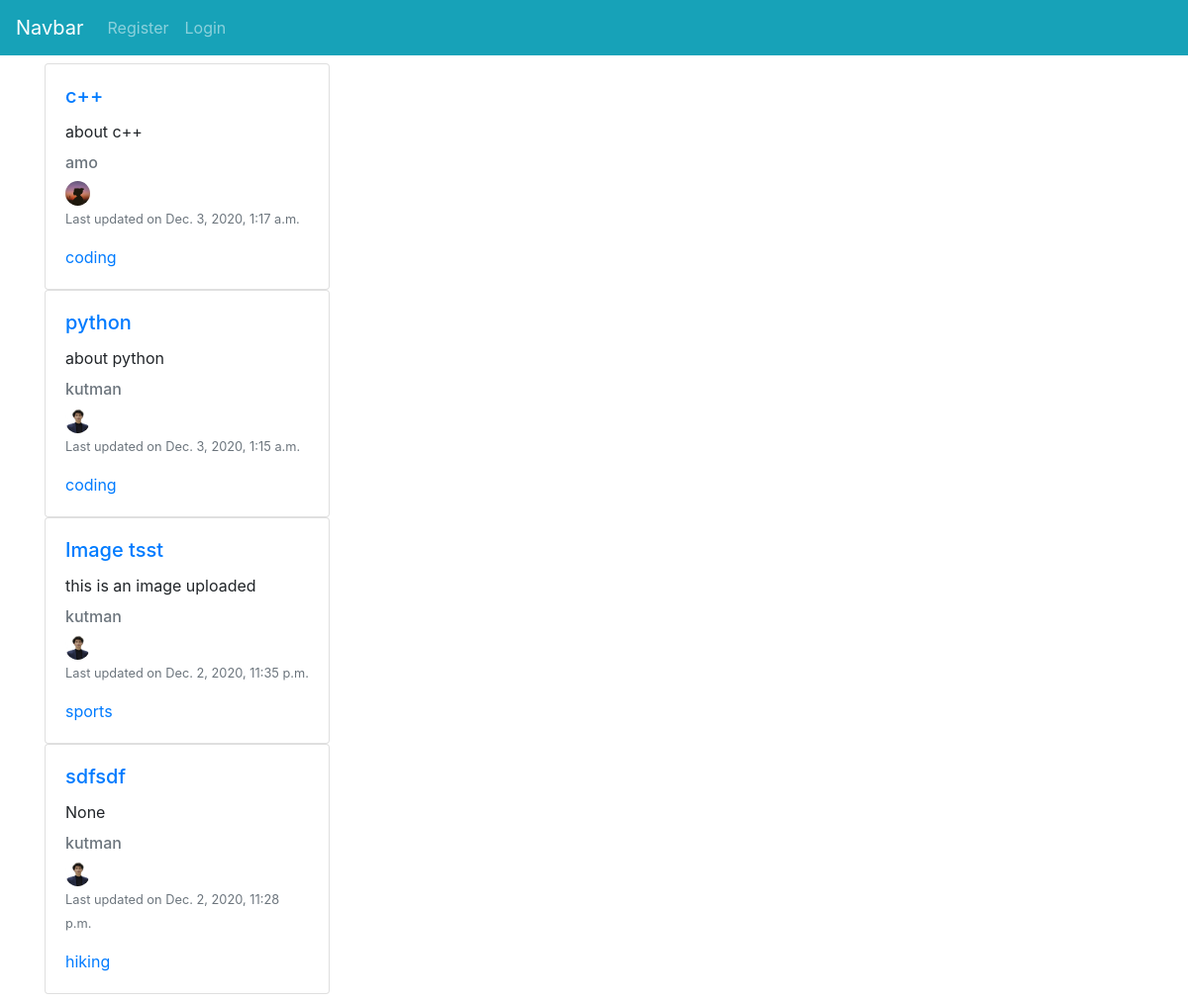
Before: / with the older database file.
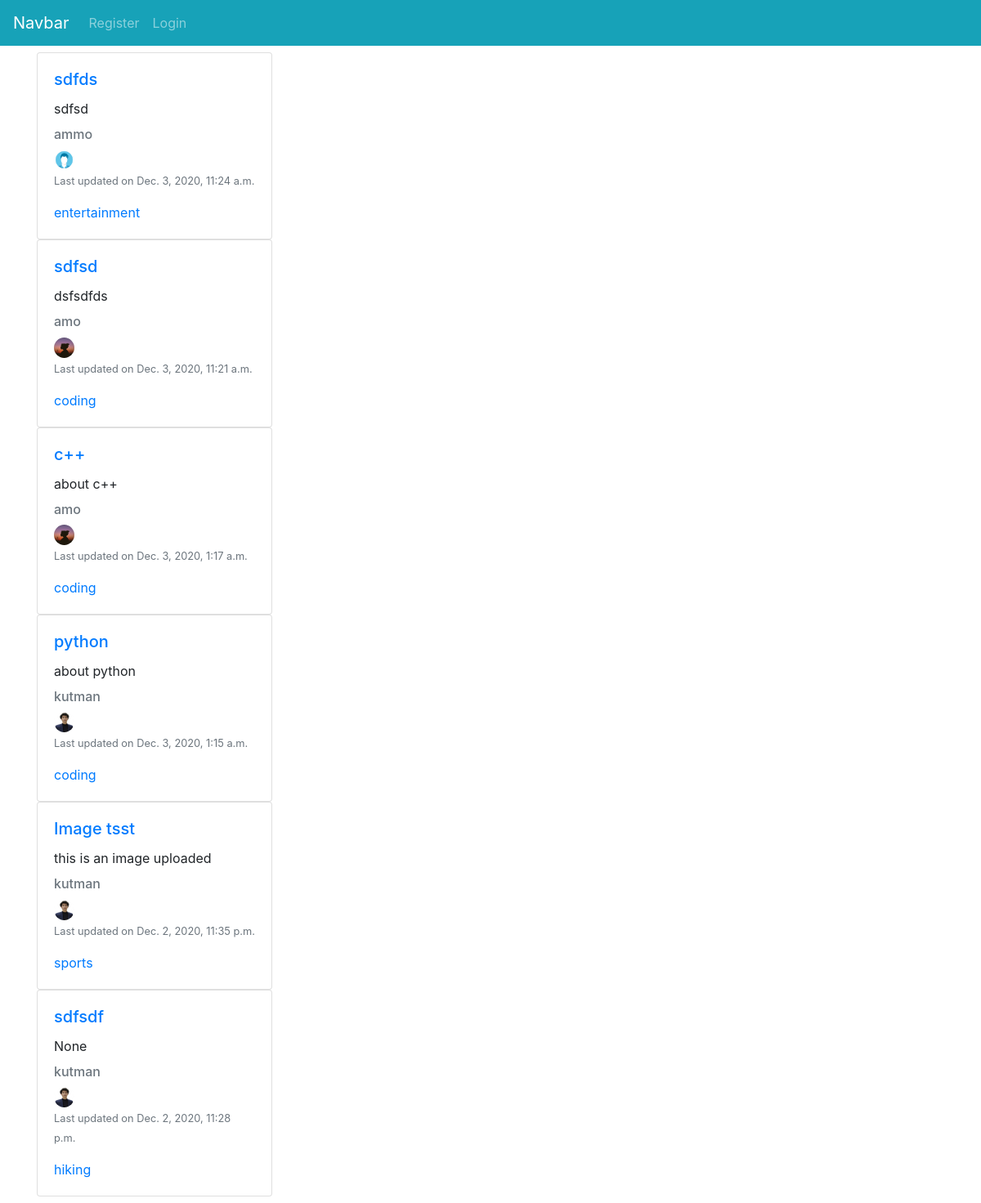
After: the same page with the newer database file.
### blog/models.py (models this page shows, shortened)
class Post(models.Model):
	title = models.CharField(max_length=200)
	snippet = models.CharField(max_length=300,null= True, blank=True)
	header_image = models.ImageField(null = True,blank = True, upload_to = 'images/')
	content = RichTextField(blank=True, null=True)
	posted = models.DateTimeField(default = timezone.now)
	author = models.ForeignKey(User, on_delete=models.CASCADE)
	category = models.CharField(max_length = 200, default = 'uncotegorized')
	likes = models.ManyToManyField(User, related_name='like_post')

class Profile(models.Model):
	user  = models.OneToOneField(User, null = True, on_delete = models.CASCADE)
	profile_image = models.ImageField(null = True,blank = True, upload_to = 'images-profile/')
	instagram_urls = models.CharField(max_length = 200, null = True, blank = True)
	website_urls = models.CharField(max_length = 200, null = True, blank = True)
	github_urls = models.CharField(max_length = 200, null = True, blank = True)
	twitter_urls = models.CharField(max_length = 200, null = True, blank = True)
	facebook_urls = models.CharField(max_length = 200, null = True, blank = True)

### blog/views.py (the view)
# urls.py: path('',HomeView.as_view(),name='home' ),
class HomeView(ListView):
	model = Post
	template_name = 'blog/home.html'
	cats = Category.objects.all()
	ordering = ['-posted']
	def get_context_data(self,*args,**kwargs):
		cat_menu = Category.objects.all()
		context = super(HomeView,self).get_context_data(*args,**kwargs)
		context['cat_menu'] = cat_menu
		return context

### blog/templates/blog/home.html
{% extends 'blog/base.html' %}
	{% load static %}
	{% block content %}
		{% for post in object_list %}
			<div class="card" style="width: 18rem;">
				<div class="card-body">
					<h5 class="card-title"><a href="{% url 'post-detail' post.id %}">{{post.title}}</a></h5>
					<p class="card-text">{{post.snippet|safe}}</p>
					<h6 class="card-subtitle mb-2 text-muted">{{post.author.username}}</h6>
					{% if post.author.profile.profile_image %}
						<img class="rounded-circle" width="25" height="25" src="{{post.author.profile.profile_image.url}}" alt="">
					{% else %}
						<img class="rounded-circle" width="25" height="25" src="{% static 'blog/images/default.jpg' %}" alt="">
					{% endif %}
					<p class="card-text"><small class="text-muted">Last updated on {{post.posted}}</small></p>
					<a href="{% url 'category' post.category|slugify %}" class="card-link">{{post.category}}</a>
				</div>
			</div>
		{% endfor %}
	{% endblock %}

Changed rows visible on the page:
added Post: title "sdfds", snippet "sdfsd", author.username "ammo", posted "Dec. 3, 2020, 11:24 a.m.", category "entertainment"
added Post: title "sdfsd", snippet "dsfsdfds", author.username "amo", author.profile.profile_image (picture), posted "Dec. 3, 2020, 11:21 a.m.", category "coding"
